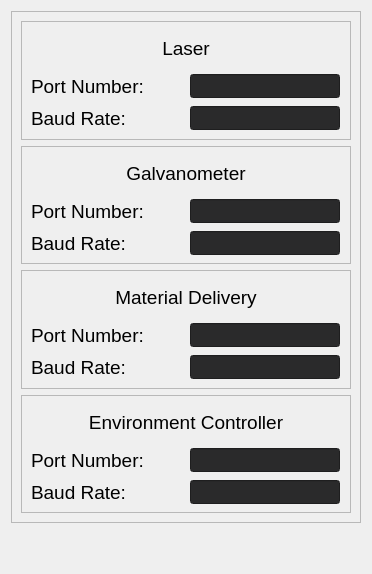
             <widget class="QWidget" name="port_settings_tab">
              <attribute name="title">
               <string>Port Settings</string>
              </attribute>
              <layout class="QVBoxLayout" name="verticalLayout_51">
               <item alignment="Qt::AlignHCenter|Qt::AlignTop">
                <widget class="QFrame" name="port_settings_frame">
                 <property name="minimumSize">
                  <size>
                   <width>350</width>
                   <height>512</height>
                  </size>
                 </property>
                 <property name="maximumSize">
                  <size>
                   <width>350</width>
                   <height>450</height>
                  </size>
                 </property>
                 <property name="frameShape">
                  <enum>QFrame::StyledPanel</enum>
                 </property>
                 <property name="frameShadow">
                  <enum>QFrame::Raised</enum>
                 </property>
                 <layout class="QVBoxLayout" name="verticalLayout_13">
                  <item>
                   <widget class="QFrame" name="laser_port_settings_frame">
                    <property name="frameShape">
                     <enum>QFrame::StyledPanel</enum>
                    </property>
                    <property name="frameShadow">
                     <enum>QFrame::Raised</enum>
                    </property>
                    <layout class="QVBoxLayout" name="verticalLayout_58">
                     <property name="leftMargin">
                      <number>6</number>
                     </property>
                     <property name="topMargin">
                      <number>6</number>
                     </property>
                     <property name="rightMargin">
                      <number>6</number>
                     </property>
                     <property name="bottomMargin">
                      <number>6</number>
                     </property>
                     <item alignment="Qt::AlignHCenter">
                      <widget class="QLabel" name="laser_portsettings_title">
                       <property name="minimumSize">
                        <size>
                         <width>300</width>
                         <height>36</height>
                        </size>
                       </property>
                       <property name="maximumSize">
                        <size>
                         <width>300</width>
                         <height>36</height>
                        </size>
                       </property>
                       <property name="font">
                        <font>
                         <pointsize>14</pointsize>
                        </font>
                       </property>
                       <property name="styleSheet">
                        <string notr="true">background:none</string>
                       </property>
                       <property name="text">
                        <string>Laser</string>
                       </property>
                       <property name="alignment">
                        <set>Qt::AlignCenter</set>
                       </property>
                      </widget>
                     </item>
                     <item>
                      <layout class="QHBoxLayout" name="laser_portnum_layout">
                       <item>
                        <widget class="QLabel" name="laser_portnum_title">
                         <property name="minimumSize">
                          <size>
                           <width>150</width>
                           <height>24</height>
                          </size>
                         </property>
                         <property name="maximumSize">
                          <size>
                           <width>150</width>
                           <height>24</height>
                          </size>
                         </property>
                         <property name="font">
                          <font>
                           <pointsize>14</pointsize>
                          </font>
                         </property>
                         <property name="styleSheet">
                          <string notr="true">background:none</string>
                         </property>
                         <property name="text">
                          <string>Port Number:</string>
                         </property>
                        </widget>
                       </item>
                       <item>
                        <widget class="QLineEdit" name="laser_portnum_field">
                         <property name="minimumSize">
                          <size>
                           <width>150</width>
                           <height>24</height>
                          </size>
                         </property>
                         <property name="maximumSize">
                          <size>
                           <width>150</width>
                           <height>24</height>
                          </size>
                         </property>
                         <property name="styleSheet">
                          <string notr="true">background:rgb(42, 42, 43);</string>
                         </property>
                        </widget>
                       </item>
                      </layout>
                     </item>
                     <item>
                      <layout class="QHBoxLayout" name="laser_portbaud_layout">
                       <item>
                        <widget class="QLabel" name="laser_baudrate_title">
                         <property name="minimumSize">
                          <size>
                           <width>150</width>
                           <height>24</height>
                          </size>
                         </property>
                         <property name="maximumSize">
                          <size>
                           <width>150</width>
                           <height>24</height>
                          </size>
                         </property>
                         <property name="font">
                          <font>
                           <pointsize>14</pointsize>
                          </font>
                         </property>
                         <property name="styleSheet">
                          <string notr="true">background:none</string>
                         </property>
                         <property name="text">
                          <string>Baud Rate:</string>
                         </property>
                        </widget>
                       </item>
                       <item>
                        <widget class="QLineEdit" name="laser_baudrate_field">
                         <property name="minimumSize">
                          <size>
                           <width>150</width>
                           <height>24</height>
                          </size>
                         </property>
                         <property name="maximumSize">
                          <size>
                           <width>150</width>
                           <height>24</height>
                          </size>
                         </property>
                         <property name="styleSheet">
                          <string notr="true">background:rgb(42, 42, 43);</string>
                         </property>
                        </widget>
                       </item>
                      </layout>
                     </item>
                    </layout>
                   </widget>
                  </item>
                  <item>
                   <widget class="QFrame" name="galvo_port_settings_frame">
                    <property name="frameShape">
                     <enum>QFrame::StyledPanel</enum>
                    </property>
                    <property name="frameShadow">
                     <enum>QFrame::Raised</enum>
                    </property>
                    <layout class="QVBoxLayout" name="verticalLayout_30">
                     <property name="leftMargin">
                      <number>6</number>
                     </property>
                     <property name="topMargin">
                      <number>6</number>
                     </property>
                     <property name="rightMargin">
                      <number>6</number>
                     </property>
                     <property name="bottomMargin">
                      <number>6</number>
                     </property>
                     <item alignment="Qt::AlignHCenter">
                      <widget class="QLabel" name="galvo_portsettings_title">
                       <property name="minimumSize">
                        <size>
                         <width>300</width>
                         <height>36</height>
                        </size>
                       </property>
                       <property name="maximumSize">
                        <size>
                         <width>300</width>
                         <height>36</height>
                        </size>
                       </property>
                       <property name="font">
                        <font>
                         <pointsize>14</pointsize>
                        </font>
                       </property>
                       <property name="styleSheet">
                        <string notr="true">background:none</string>
                       </property>
                       <property name="text">
                        <string>Galvanometer</string>
                       </property>
                       <property name="alignment">
                        <set>Qt::AlignCenter</set>
                       </property>
                      </widget>
                     </item>
                     <item>
                      <layout class="QHBoxLayout" name="galvo_portnum_layout">
                       <item>
                        <widget class="QLabel" name="galvo_portnum_title">
                         <property name="minimumSize">
                          <size>
                           <width>150</width>
                           <height>24</height>
                          </size>
                         </property>
                         <property name="maximumSize">
                          <size>
                           <width>150</width>
                           <height>24</height>
                          </size>
                         </property>
                         <property name="font">
                          <font>
                           <pointsize>14</pointsize>
                          </font>
                         </property>
                         <property name="styleSheet">
                          <string notr="true">background:none</string>
                         </property>
                         <property name="text">
                          <string>Port Number:</string>
                         </property>
                        </widget>
                       </item>
                       <item>
                        <widget class="QLineEdit" name="galvo_portnum_field">
                         <property name="minimumSize">
                          <size>
                           <width>150</width>
                           <height>24</height>
                          </size>
                         </property>
                         <property name="maximumSize">
                          <size>
                           <width>150</width>
                           <height>24</height>
                          </size>
                         </property>
                         <property name="styleSheet">
                          <string notr="true">background:rgb(42, 42, 43);</string>
                         </property>
                        </widget>
                       </item>
                      </layout>
                     </item>
                     <item>
                      <layout class="QHBoxLayout" name="galvo_portbaud_layout">
                       <item>
                        <widget class="QLabel" name="galvo_baudrate_title">
                         <property name="minimumSize">
                          <size>
                           <width>150</width>
                           <height>24</height>
                          </size>
                         </property>
                         <property name="maximumSize">
                          <size>
                           <width>150</width>
                           <height>24</height>
                          </size>
                         </property>
                         <property name="font">
                          <font>
                           <pointsize>14</pointsize>
                          </font>
                         </property>
                         <property name="styleSheet">
                          <string notr="true">background:none</string>
                         </property>
                         <property name="text">
                          <string>Baud Rate:</string>
                         </property>
                        </widget>
                       </item>
                       <item>
                        <widget class="QLineEdit" name="galvo_baudrate_field">
                         <property name="minimumSize">
                          <size>
                           <width>150</width>
                           <height>24</height>
                          </size>
                         </property>
                         <property name="maximumSize">
                          <size>
                           <width>150</width>
                           <height>24</height>
                          </size>
                         </property>
                         <property name="styleSheet">
                          <string notr="true">background:rgb(42, 42, 43);</string>
                         </property>
                        </widget>
                       </item>
                      </layout>
                     </item>
                    </layout>
                   </widget>
                  </item>
                  <item>
                   <widget class="QFrame" name="md_port_settings_frame">
                    <property name="frameShape">
                     <enum>QFrame::StyledPanel</enum>
                    </property>
                    <property name="frameShadow">
                     <enum>QFrame::Raised</enum>
                    </property>
                    <layout class="QVBoxLayout" name="verticalLayout_33">
                     <property name="leftMargin">
                      <number>6</number>
                     </property>
                     <property name="topMargin">
                      <number>6</number>
                     </property>
                     <property name="rightMargin">
                      <number>6</number>
                     </property>
                     <property name="bottomMargin">
                      <number>6</number>
                     </property>
                     <item alignment="Qt::AlignHCenter">
                      <widget class="QLabel" name="md_portsettings_title">
                       <property name="minimumSize">
                        <size>
                         <width>300</width>
                         <height>36</height>
                        </size>
                       </property>
                       <property name="maximumSize">
                        <size>
                         <width>300</width>
                         <height>36</height>
                        </size>
                       </property>
                       <property name="font">
                        <font>
                         <pointsize>14</pointsize>
                        </font>
                       </property>
                       <property name="styleSheet">
                        <string notr="true">background:none</string>
                       </property>
                       <property name="text">
                        <string>Material Delivery</string>
                       </property>
                       <property name="alignment">
                        <set>Qt::AlignCenter</set>
                       </property>
                      </widget>
                     </item>
                     <item>
                      <layout class="QHBoxLayout" name="md_portnum_layout">
                       <item>
                        <widget class="QLabel" name="md_portnum_title">
                         <property name="minimumSize">
                          <size>
                           <width>150</width>
                           <height>24</height>
                          </size>
                         </property>
                         <property name="maximumSize">
                          <size>
                           <width>150</width>
                           <height>24</height>
                          </size>
                         </property>
                         <property name="font">
                          <font>
                           <pointsize>14</pointsize>
                          </font>
                         </property>
                         <property name="styleSheet">
                          <string notr="true">background:none</string>
                         </property>
                         <property name="text">
                          <string>Port Number:</string>
                         </property>
                        </widget>
                       </item>
                       <item>
                        <widget class="QLineEdit" name="md_portnum_field">
                         <property name="minimumSize">
                          <size>
                           <width>150</width>
                           <height>24</height>
                          </size>
                         </property>
                         <property name="maximumSize">
                          <size>
                           <width>150</width>
                           <height>24</height>
                          </size>
                         </property>
                         <property name="styleSheet">
                          <string notr="true">background:rgb(42, 42, 43);</string>
                         </property>
                        </widget>
                       </item>
                      </layout>
                     </item>
                     <item>
                      <layout class="QHBoxLayout" name="md_baudrate_layout">
                       <item>
                        <widget class="QLabel" name="md_baudrate_title">
                         <property name="minimumSize">
                          <size>
                           <width>150</width>
                           <height>24</height>
                          </size>
                         </property>
                         <property name="maximumSize">
                          <size>
                           <width>150</width>
                           <height>24</height>
                          </size>
                         </property>
                         <property name="font">
                          <font>
                           <pointsize>14</pointsize>
                          </font>
                         </property>
                         <property name="styleSheet">
                          <string notr="true">background:none</string>
                         </property>
                         <property name="text">
                          <string>Baud Rate:</string>
                         </property>
                        </widget>
                       </item>
                       <item>
                        <widget class="QLineEdit" name="md_baudrate_field">
                         <property name="minimumSize">
                          <size>
                           <width>150</width>
                           <height>24</height>
                          </size>
                         </property>
                         <property name="maximumSize">
                          <size>
                           <width>150</width>
                           <height>24</height>
                          </size>
                         </property>
                         <property name="styleSheet">
                          <string notr="true">background:rgb(42, 42, 43);</string>
                         </property>
                        </widget>
                       </item>
                      </layout>
                     </item>
                    </layout>
                   </widget>
                  </item>
                  <item>
                   <widget class="QFrame" name="env_port_settings_frame">
                    <property name="frameShape">
                     <enum>QFrame::StyledPanel</enum>
                    </property>
                    <property name="frameShadow">
                     <enum>QFrame::Raised</enum>
                    </property>
                    <layout class="QVBoxLayout" name="verticalLayout_32">
                     <property name="leftMargin">
                      <number>6</number>
                     </property>
                     <property name="topMargin">
                      <number>6</number>
                     </property>
                     <property name="rightMargin">
                      <number>6</number>
                     </property>
                     <property name="bottomMargin">
                      <number>6</number>
                     </property>
                     <item alignment="Qt::AlignHCenter">
                      <widget class="QLabel" name="env_portsettings_title">
                       <property name="minimumSize">
                        <size>
                         <width>300</width>
                         <height>36</height>
                        </size>
                       </property>
                       <property name="maximumSize">
                        <size>
                         <width>300</width>
                         <height>36</height>
                        </size>
                       </property>
                       <property name="font">
                        <font>
                         <pointsize>14</pointsize>
                        </font>
                       </property>
                       <property name="styleSheet">
                        <string notr="true"/>
                       </property>
                       <property name="text">
                        <string>Environment Controller</string>
                       </property>
                       <property name="alignment">
                        <set>Qt::AlignCenter</set>
                       </property>
                      </widget>
                     </item>
                     <item>
                      <layout class="QHBoxLayout" name="env_portnum_layout">
                       <item>
                        <widget class="QLabel" name="env_portnum_title">
                         <property name="minimumSize">
                          <size>
                           <width>150</width>
                           <height>24</height>
                          </size>
                         </property>
                         <property name="maximumSize">
                          <size>
                           <width>150</width>
                           <height>24</height>
                          </size>
                         </property>
                         <property name="font">
                          <font>
                           <pointsize>14</pointsize>
                          </font>
                         </property>
                         <property name="styleSheet">
                          <string notr="true">background:none</string>
                         </property>
                         <property name="text">
                          <string>Port Number:</string>
                         </property>
                        </widget>
                       </item>
                       <item>
                        <widget class="QLineEdit" name="env_portnum_field">
                         <property name="minimumSize">
                          <size>
                           <width>150</width>
                           <height>24</height>
                          </size>
                         </property>
                         <property name="maximumSize">
                          <size>
                           <width>150</width>
                           <height>24</height>
                          </size>
                         </property>
                         <property name="styleSheet">
                          <string notr="true">background:rgb(42, 42, 43);</string>
                         </property>
                        </widget>
                       </item>
                      </layout>
                     </item>
                     <item>
                      <layout class="QHBoxLayout" name="env_portbaud_layout">
                       <item>
                        <widget class="QLabel" name="env_baud_title">
                         <property name="minimumSize">
                          <size>
                           <width>150</width>
                           <height>24</height>
                          </size>
                         </property>
                         <property name="maximumSize">
                          <size>
                           <width>150</width>
                           <height>24</height>
                          </size>
                         </property>
                         <property name="font">
                          <font>
                           <pointsize>14</pointsize>
                          </font>
                         </property>
                         <property name="styleSheet">
                          <string notr="true">background:none</string>
                         </property>
                         <property name="text">
                          <string>Baud Rate:</string>
                         </property>
                        </widget>
                       </item>
                       <item>
                        <widget class="QLineEdit" name="env_baud_field">
                         <property name="minimumSize">
                          <size>
                           <width>150</width>
                           <height>24</height>
                          </size>
                         </property>
                         <property name="maximumSize">
                          <size>
                           <width>150</width>
                           <height>24</height>
                          </size>
                         </property>
                         <property name="styleSheet">
                          <string notr="true">background:rgb(42, 42, 43);</string>
                         </property>
                        </widget>
                       </item>
                      </layout>
                     </item>
                    </layout>
                   </widget>
                  </item>
                 </layout>
                </widget>
               </item>
               <item>
                <spacer name="verticalSpacer_5">
                 <property name="orientation">
                  <enum>Qt::Vertical</enum>
                 </property>
                 <property name="sizeHint" stdset="0">
                  <size>
                   <width>20</width>
                   <height>40</height>
                  </size>
                 </property>
                </spacer>
               </item>
              </layout>
             </widget>
